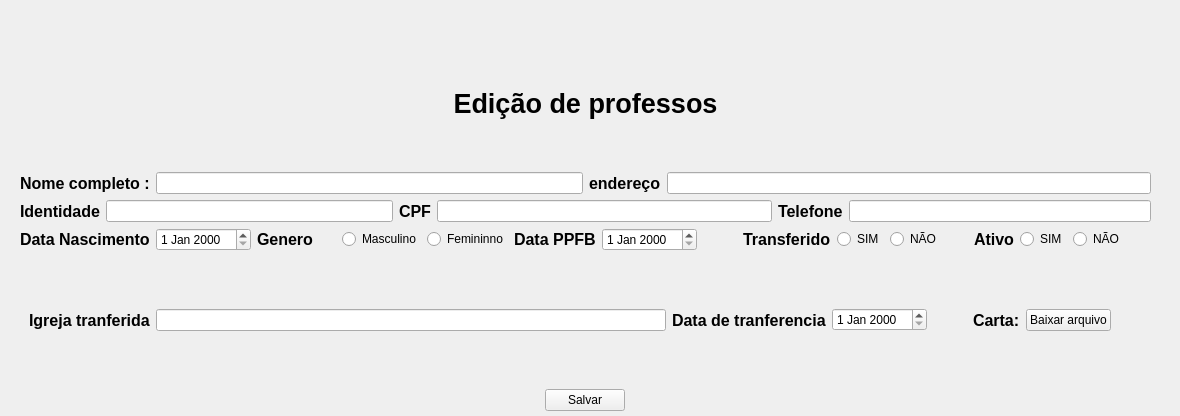
<?xml version="1.0" encoding="UTF-8"?>
<ui version="4.0">
 <class>Widget</class>
 <widget class="QWidget" name="Widget">
  <property name="geometry">
   <rect>
    <x>0</x>
    <y>0</y>
    <width>1180</width>
    <height>416</height>
   </rect>
  </property>
  <property name="windowTitle">
   <string>Widget</string>
  </property>
  <widget class="QWidget" name="layoutWidget">
   <property name="geometry">
    <rect>
     <x>20</x>
     <y>40</y>
     <width>1131</width>
     <height>371</height>
    </rect>
   </property>
   <layout class="QVBoxLayout" name="layout_principal">
    <item>
     <widget class="QLabel" name="label">
      <property name="font">
       <font>
        <pointsize>20</pointsize>
        <bold>true</bold>
       </font>
      </property>
      <property name="text">
       <string>Edição de professos</string>
      </property>
      <property name="alignment">
       <set>Qt::AlignmentFlag::AlignCenter</set>
      </property>
     </widget>
    </item>
    <item>
     <layout class="QVBoxLayout" name="layout_cadastro_principal">
      <item>
       <layout class="QHBoxLayout" name="layout_1">
        <item>
         <layout class="QHBoxLayout" name="layout_nome">
          <item>
           <widget class="QLabel" name="titulo_nome">
            <property name="font">
             <font>
              <pointsize>12</pointsize>
              <bold>true</bold>
             </font>
            </property>
            <property name="text">
             <string>Nome completo :</string>
            </property>
           </widget>
          </item>
          <item>
           <widget class="QLineEdit" name="nome_entrada"/>
          </item>
         </layout>
        </item>
        <item>
         <layout class="QHBoxLayout" name="layout_endereco">
          <item>
           <widget class="QLabel" name="endereo_nome">
            <property name="font">
             <font>
              <pointsize>12</pointsize>
              <bold>true</bold>
             </font>
            </property>
            <property name="text">
             <string>endereço</string>
            </property>
           </widget>
          </item>
          <item>
           <widget class="QLineEdit" name="entrada_endereco"/>
          </item>
         </layout>
        </item>
       </layout>
      </item>
      <item>
       <layout class="QHBoxLayout" name="layout_2">
        <item>
         <layout class="QHBoxLayout" name="layoutidentidade">
          <item>
           <widget class="QLabel" name="texto_identidade">
            <property name="font">
             <font>
              <pointsize>12</pointsize>
              <bold>true</bold>
             </font>
            </property>
            <property name="text">
             <string>Identidade</string>
            </property>
           </widget>
          </item>
          <item>
           <widget class="QLineEdit" name="entrada_identidade"/>
          </item>
         </layout>
        </item>
        <item>
         <layout class="QHBoxLayout" name="layout_cpf">
          <item>
           <widget class="QLabel" name="titulo_cpf">
            <property name="font">
             <font>
              <pointsize>12</pointsize>
              <bold>true</bold>
             </font>
            </property>
            <property name="text">
             <string>CPF</string>
            </property>
           </widget>
          </item>
          <item>
           <widget class="QLineEdit" name="entrada_cpf"/>
          </item>
         </layout>
        </item>
        <item>
         <layout class="QHBoxLayout" name="horizontalLayout">
          <item>
           <widget class="QLabel" name="titulo_telefone">
            <property name="font">
             <font>
              <pointsize>12</pointsize>
              <bold>true</bold>
             </font>
            </property>
            <property name="text">
             <string>Telefone</string>
            </property>
           </widget>
          </item>
          <item>
           <widget class="QLineEdit" name="entrada_telefone"/>
          </item>
         </layout>
        </item>
       </layout>
      </item>
      <item>
       <layout class="QHBoxLayout" name="layout_3">
        <item>
         <layout class="QHBoxLayout" name="layout_nascimento">
          <item>
           <widget class="QLabel" name="texto_data_nascimento">
            <property name="font">
             <font>
              <pointsize>12</pointsize>
              <bold>true</bold>
             </font>
            </property>
            <property name="text">
             <string>Data Nascimento</string>
            </property>
           </widget>
          </item>
          <item>
           <widget class="QDateEdit" name="entrada_data_nascimento"/>
          </item>
         </layout>
        </item>
        <item>
         <widget class="QLabel" name="label_3">
          <property name="font">
           <font>
            <pointsize>12</pointsize>
            <bold>true</bold>
           </font>
          </property>
          <property name="text">
           <string>Genero</string>
          </property>
         </widget>
        </item>
        <item>
         <widget class="QRadioButton" name="radioButton">
          <property name="text">
           <string>Masculino</string>
          </property>
         </widget>
        </item>
        <item>
         <widget class="QRadioButton" name="radioButton_2">
          <property name="text">
           <string>Femininno</string>
          </property>
         </widget>
        </item>
        <item>
         <layout class="QHBoxLayout" name="layout_data_ppfb">
          <item>
           <widget class="QLabel" name="texto_data_ppfb">
            <property name="font">
             <font>
              <pointsize>12</pointsize>
              <bold>true</bold>
             </font>
            </property>
            <property name="text">
             <string>Data PPFB</string>
            </property>
           </widget>
          </item>
          <item>
           <widget class="QDateEdit" name="entrada_data_ppfb"/>
          </item>
         </layout>
        </item>
        <item>
         <spacer name="horizontalSpacer_3">
          <property name="orientation">
           <enum>Qt::Orientation::Horizontal</enum>
          </property>
          <property name="sizeType">
           <enum>QSizePolicy::Policy::Minimum</enum>
          </property>
          <property name="sizeHint" stdset="0">
           <size>
            <width>40</width>
            <height>20</height>
           </size>
          </property>
         </spacer>
        </item>
        <item>
         <layout class="QHBoxLayout" name="layout_transferido">
          <item>
           <widget class="QLabel" name="titulo_trasferido">
            <property name="font">
             <font>
              <pointsize>12</pointsize>
              <bold>true</bold>
             </font>
            </property>
            <property name="text">
             <string>Transferido</string>
            </property>
           </widget>
          </item>
          <item>
           <widget class="QRadioButton" name="transferido_sim">
            <property name="enabled">
             <bool>true</bool>
            </property>
            <property name="text">
             <string>SIM</string>
            </property>
           </widget>
          </item>
          <item>
           <widget class="QRadioButton" name="transferido_nao">
            <property name="enabled">
             <bool>true</bool>
            </property>
            <property name="text">
             <string>NÃO</string>
            </property>
           </widget>
          </item>
          <item>
           <layout class="QHBoxLayout" name="layout_transferido_2">
            <item>
             <spacer name="horizontalSpacer_4">
              <property name="orientation">
               <enum>Qt::Orientation::Horizontal</enum>
              </property>
              <property name="sizeType">
               <enum>QSizePolicy::Policy::Minimum</enum>
              </property>
              <property name="sizeHint" stdset="0">
               <size>
                <width>27</width>
                <height>20</height>
               </size>
              </property>
             </spacer>
            </item>
            <item>
             <widget class="QLabel" name="titulo_ativo">
              <property name="font">
               <font>
                <pointsize>12</pointsize>
                <bold>true</bold>
               </font>
              </property>
              <property name="text">
               <string>Ativo</string>
              </property>
             </widget>
            </item>
            <item>
             <widget class="QRadioButton" name="ativo_sim">
              <property name="text">
               <string>SIM</string>
              </property>
             </widget>
            </item>
            <item>
             <widget class="QRadioButton" name="ativo_nao">
              <property name="text">
               <string>NÃO</string>
              </property>
             </widget>
            </item>
           </layout>
          </item>
         </layout>
        </item>
        <item>
         <spacer name="horizontalSpacer_5">
          <property name="orientation">
           <enum>Qt::Orientation::Horizontal</enum>
          </property>
          <property name="sizeType">
           <enum>QSizePolicy::Policy::Minimum</enum>
          </property>
          <property name="sizeHint" stdset="0">
           <size>
            <width>27</width>
            <height>20</height>
           </size>
          </property>
         </spacer>
        </item>
       </layout>
      </item>
     </layout>
    </item>
    <item>
     <widget class="QWidget" name="widget_igreja_traferida" native="true">
      <layout class="QHBoxLayout" name="layout_greja_trans_4">
       <property name="rightMargin">
        <number>0</number>
       </property>
       <item>
        <layout class="QHBoxLayout" name="horizontalLayout_3">
         <item>
          <widget class="QLabel" name="titulo_igreja_transferida">
           <property name="font">
            <font>
             <pointsize>12</pointsize>
             <bold>true</bold>
            </font>
           </property>
           <property name="text">
            <string>Igreja tranferida</string>
           </property>
          </widget>
         </item>
         <item>
          <widget class="QLineEdit" name="entrada_igreja_transferida"/>
         </item>
        </layout>
       </item>
       <item>
        <layout class="QHBoxLayout" name="horizontalLayout_4">
         <item>
          <widget class="QLabel" name="titulo_tranferida">
           <property name="font">
            <font>
             <pointsize>12</pointsize>
             <bold>true</bold>
            </font>
           </property>
           <property name="text">
            <string>Data de tranferencia</string>
           </property>
          </widget>
         </item>
         <item>
          <widget class="QDateEdit" name="entrada_data_transferida"/>
         </item>
        </layout>
       </item>
       <item>
        <spacer name="horizontalSpacer_6">
         <property name="orientation">
          <enum>Qt::Orientation::Horizontal</enum>
         </property>
         <property name="sizeType">
          <enum>QSizePolicy::Policy::Minimum</enum>
         </property>
         <property name="sizeHint" stdset="0">
          <size>
           <width>40</width>
           <height>20</height>
          </size>
         </property>
        </spacer>
       </item>
       <item>
        <widget class="QLabel" name="label_2">
         <property name="font">
          <font>
           <pointsize>12</pointsize>
           <bold>true</bold>
          </font>
         </property>
         <property name="text">
          <string>Carta:</string>
         </property>
        </widget>
       </item>
       <item>
        <widget class="QPushButton" name="pushButton">
         <property name="text">
          <string>Baixar arquivo</string>
         </property>
        </widget>
       </item>
       <item>
        <spacer name="horizontalSpacer">
         <property name="orientation">
          <enum>Qt::Orientation::Horizontal</enum>
         </property>
         <property name="sizeType">
          <enum>QSizePolicy::Policy::Minimum</enum>
         </property>
         <property name="sizeHint" stdset="0">
          <size>
           <width>40</width>
           <height>20</height>
          </size>
         </property>
        </spacer>
       </item>
      </layout>
     </widget>
    </item>
    <item>
     <layout class="QHBoxLayout" name="layout_botao_cadastrar">
      <property name="spacing">
       <number>0</number>
      </property>
      <property name="sizeConstraint">
       <enum>QLayout::SizeConstraint::SetNoConstraint</enum>
      </property>
      <item>
       <widget class="QPushButton" name="salvar">
        <property name="sizePolicy">
         <sizepolicy hsizetype="Fixed" vsizetype="Fixed">
          <horstretch>0</horstretch>
          <verstretch>0</verstretch>
         </sizepolicy>
        </property>
        <property name="text">
         <string>Salvar</string>
        </property>
       </widget>
      </item>
     </layout>
    </item>
   </layout>
  </widget>
 </widget>
 <resources/>
 <connections/>
</ui>
